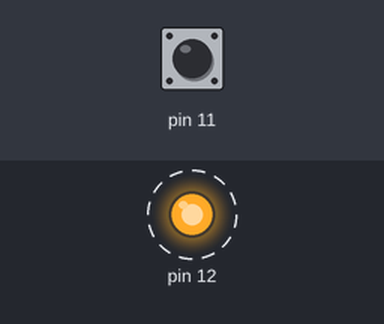
Recording of a program running on a simulated Raspberry Pi (header pin numbers). Shown: output pins drawn as LEDs (lit = HIGH). Dashed ring = blinking. The test bench sets the inputs (shaded band); at power-on: pin 11 LOW.

Above: at 1.25 s.
1.3 s: pin 11 pulled HIGH for 3.2 s
At 2.5 s:
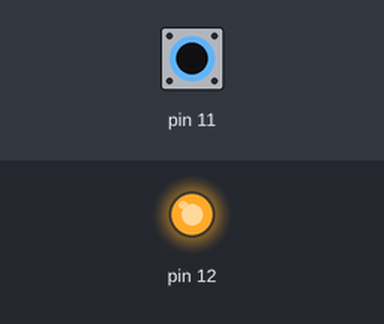
At 4.65 s:
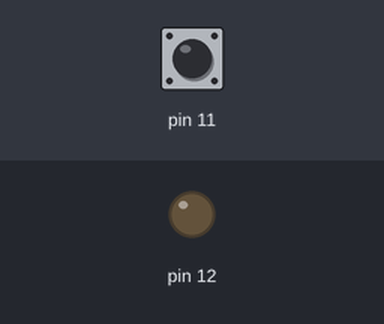
Timing chart, 0 to 12.2 s (numbered marks = the images above; inputs shaded):
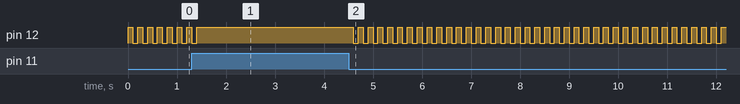

The program:

ras.py
```python
import RPi.GPIO as GPIO

import time


GPIO.setmode(GPIO.BOARD)
GPIO.setup(11, GPIO.IN, pull_up_down=GPIO.PUD_DOWN)

GPIO.setup(12, GPIO.OUT)
GPIO.output(12,0)

try:
    while True:
        if (GPIO.input(11) == 1):
            GPIO.output(12,1)
        else:
            GPIO.output(12,1)
            time.sleep(0.1)
            GPIO.output(12,0)
            time.sleep(0.1)
except KeyboardInterrupt:
    GPIO.cleanup()
```
